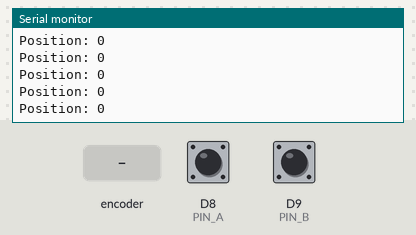
A sketch run on a simulated Arduino Zero (SAMD21). Shown: the last lines printed to the serial monitor. The inputs (shaded band) are chosen by the test bench; at power-on: D8 (PIN_A) HIGH, D9 (PIN_B) HIGH.

Above: at 1.2 s.
1.3 s: rotary encoder on D8 (PIN_A) / D9 (PIN_B) turned 1 step (first pin leading)
At 1.41 s:
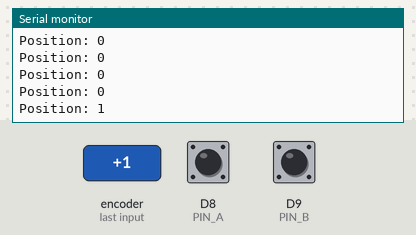
3.0 s: rotary encoder on D8 (PIN_A) / D9 (PIN_B) turned 1 step (first pin leading)
At 3.11 s:
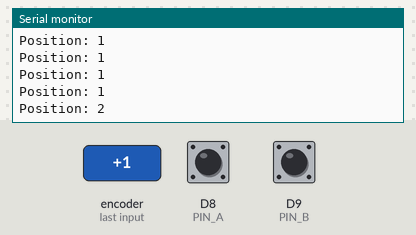
Timing chart, 0 to 6.0 s (numbered marks = the images above; inputs shaded):
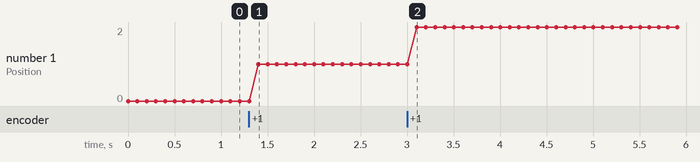

Measured:
- after the input at 1.3 s, the serial monitor: prints a new line after 0.10 s (image 1)
- after the input at 3.0 s, the serial monitor: prints a new line after 0.10 s (image 2)
- plotted number 1: 0 → 1 after the input at 1.3 s, 1 → 2 after the input at 3.0 s

The sketch:

encoder-using-hardware-interrupts.ino
```cpp
#define Serial SerialUSB // Needed for certain boards (e.g. Arduino Zero)

// Pin assignments
const uint8_t PIN_A = 8;
const uint8_t PIN_B = 9;

int32_t pos = 0; // Encoder Position

void setup() {
  // Setup serial
  Serial.begin(9600);

  // Set Pinmodes w/ internal pullup
  pinMode(PIN_A, INPUT_PULLUP);
  pinMode(PIN_B, INPUT_PULLUP);

  // Attach Interrupts
  attachInterrupt(digitalPinToInterrupt(8), pinA, RISING);
  attachInterrupt(digitalPinToInterrupt(9), pinB, RISING);
}

void loop() {
  // Print pos
  Serial.print("Position: ");
  Serial.println(pos);
  delay(100);
}

void pinA() {
  pos += !digitalRead(PIN_B); // Check if pin A is leading and increment position by 1
}

void pinB() {
  pos -= !digitalRead(PIN_A); // Check if pin B is leading and deduct position by 1
}
```
